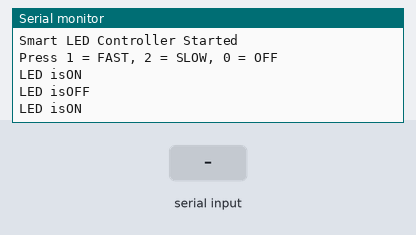
Recording of a sketch running on a simulated Arduino Uno, built with avr-gcc and run on an emulated ATmega328P. Shown: the last lines printed to the serial monitor. The inputs (shaded band) are chosen by the test bench.

Above: at 1.2 s.
1.3 s: "1" received over Serial
At 1.46 s:
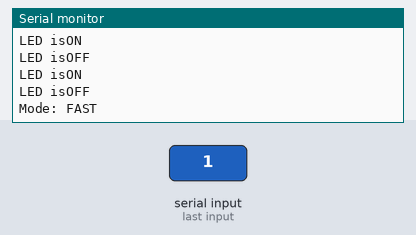
2.8 s: "2" received over Serial
At 3.5 s:
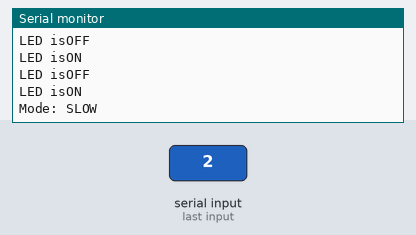
4.3 s: "0" received over Serial
At 5.0 s:
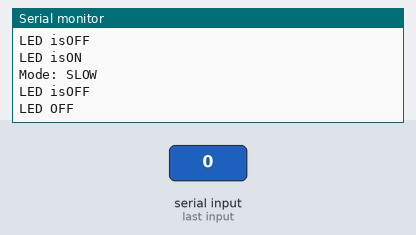
5.8 s: "2" received over Serial
At 7.6 s:
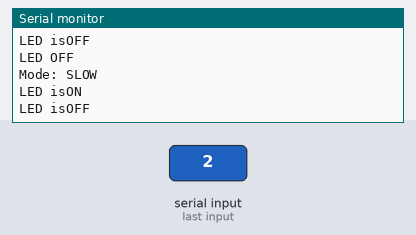

Measured:
- after the input at 1.3 s, the serial monitor: prints a new line at once (image 1)
- after the input at 2.8 s, the serial monitor: prints a new line at once (image 2)
- after the input at 4.3 s, the serial monitor: prints a new line at once (image 3)
- after the input at 5.8 s, the serial monitor: prints a new line at once (image 4)

The sketch:

fast-slow-led-controller.ino
```cpp
#include <Arduino.h>

//Timing intervals
unsigned long fastInterval = 300;
unsigned long slowInterval = 1000;

//Variables
unsigned long previousTime = 0;
unsigned long currentInterval = fastInterval;

bool ledState = false;
bool systemOn = true;

void setup() {
  Serial.begin(9600);
  Serial.println("Smart LED Controller Started");
  Serial.println("Press 1 = FAST, 2 = SLOW, 0 = OFF");
}


void loop() {
  unsigned long currentMillis = millis();

  //  HANDLE USER INPUT
  if(Serial.available() > 0) {
    char input = Serial.read();

    if (input == '1') {
      currentInterval = fastInterval;
      systemOn = true;
      Serial.println("Mode: FAST");
    }
    else if (input == '2') {
      currentInterval = slowInterval;
      systemOn = true;
      Serial.println("Mode: SLOW");
    }
    else if (input == '0') {
      systemOn = false;
      Serial.println("LED OFF");
    }
  }

  //  NON-BLOCKING LED CONTROL
  if (systemOn && (currentMillis - previousTime >= currentInterval)) {
    previousTime = currentMillis;
    ledState = !ledState;

    Serial.print("LED is");
    Serial.println(ledState ? "ON" : "OFF");
  }
}
```
